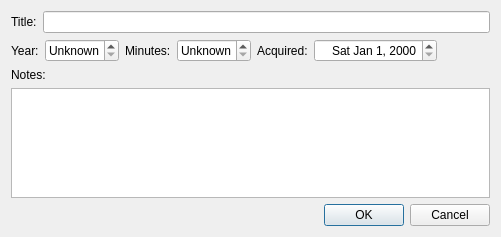
<ui version="4.0" >
 <class>AddEditMovieDlg</class>
 <widget class="QDialog" name="AddEditMovieDlg" >
  <property name="geometry" >
   <rect>
    <x>0</x>
    <y>0</y>
    <width>501</width>
    <height>237</height>
   </rect>
  </property>
  <property name="windowTitle" >
   <string>Dialog</string>
  </property>
  <layout class="QVBoxLayout" >
   <item>
    <layout class="QHBoxLayout" >
     <item>
      <widget class="QLabel" name="titleLabel" >
       <property name="text" >
        <string>Title:</string>
       </property>
      </widget>
     </item>
     <item>
      <widget class="QLineEdit" name="titleLineEdit" />
     </item>
    </layout>
   </item>
   <item>
    <layout class="QHBoxLayout" >
     <item>
      <widget class="QLabel" name="yearLabel" >
       <property name="text" >
        <string>Year:</string>
       </property>
      </widget>
     </item>
     <item>
      <widget class="QSpinBox" name="yearSpinBox" >
       <property name="alignment" >
        <set>Qt::AlignRight|Qt::AlignTrailing|Qt::AlignVCenter</set>
       </property>
       <property name="specialValueText" >
        <string>Unknown</string>
       </property>
       <property name="minimum" >
        <number>1890</number>
       </property>
       <property name="maximum" >
        <number>2100</number>
       </property>
      </widget>
     </item>
     <item>
      <widget class="QLabel" name="minutesLabel" >
       <property name="text" >
        <string>Minutes:</string>
       </property>
      </widget>
     </item>
     <item>
      <widget class="QSpinBox" name="minutesSpinBox" >
       <property name="alignment" >
        <set>Qt::AlignRight|Qt::AlignTrailing|Qt::AlignVCenter</set>
       </property>
       <property name="specialValueText" >
        <string>Unknown</string>
       </property>
       <property name="maximum" >
        <number>720</number>
       </property>
      </widget>
     </item>
     <item>
      <widget class="QLabel" name="acquiredLabel" >
       <property name="text" >
        <string>Acquired:</string>
       </property>
      </widget>
     </item>
     <item>
      <widget class="QDateEdit" name="acquiredDateEdit" >
       <property name="alignment" >
        <set>Qt::AlignRight|Qt::AlignTrailing|Qt::AlignVCenter</set>
       </property>
       <property name="displayFormat" >
        <string>ddd MMM d, yyyy</string>
       </property>
      </widget>
     </item>
     <item>
      <spacer>
       <property name="orientation" >
        <enum>Qt::Horizontal</enum>
       </property>
       <property name="sizeHint" >
        <size>
         <width>40</width>
         <height>20</height>
        </size>
       </property>
      </spacer>
     </item>
    </layout>
   </item>
   <item>
    <layout class="QVBoxLayout" >
     <item>
      <widget class="QLabel" name="notesLabel" >
       <property name="text" >
        <string>Notes:</string>
       </property>
      </widget>
     </item>
     <item>
      <widget class="QTextEdit" name="notesTextEdit" >
       <property name="tabChangesFocus" >
        <bool>true</bool>
       </property>
       <property name="lineWrapMode" >
        <enum>QTextEdit::NoWrap</enum>
       </property>
       <property name="acceptRichText" >
        <bool>false</bool>
       </property>
      </widget>
     </item>
    </layout>
   </item>
   <item>
    <widget class="QDialogButtonBox" name="buttonBox" >
     <property name="orientation" >
      <enum>Qt::Horizontal</enum>
     </property>
     <property name="standardButtons" >
      <set>QDialogButtonBox::Cancel|QDialogButtonBox::NoButton|QDialogButtonBox::Ok</set>
     </property>
    </widget>
   </item>
  </layout>
 </widget>
 <resources/>
 <connections>
  <connection>
   <sender>buttonBox</sender>
   <signal>accepted()</signal>
   <receiver>AddEditMovieDlg</receiver>
   <slot>accept()</slot>
   <hints>
    <hint type="sourcelabel" >
     <x>248</x>
     <y>254</y>
    </hint>
    <hint type="destinationlabel" >
     <x>157</x>
     <y>274</y>
    </hint>
   </hints>
  </connection>
  <connection>
   <sender>buttonBox</sender>
   <signal>rejected()</signal>
   <receiver>AddEditMovieDlg</receiver>
   <slot>reject()</slot>
   <hints>
    <hint type="sourcelabel" >
     <x>316</x>
     <y>260</y>
    </hint>
    <hint type="destinationlabel" >
     <x>286</x>
     <y>274</y>
    </hint>
   </hints>
  </connection>
 </connections>
</ui>
